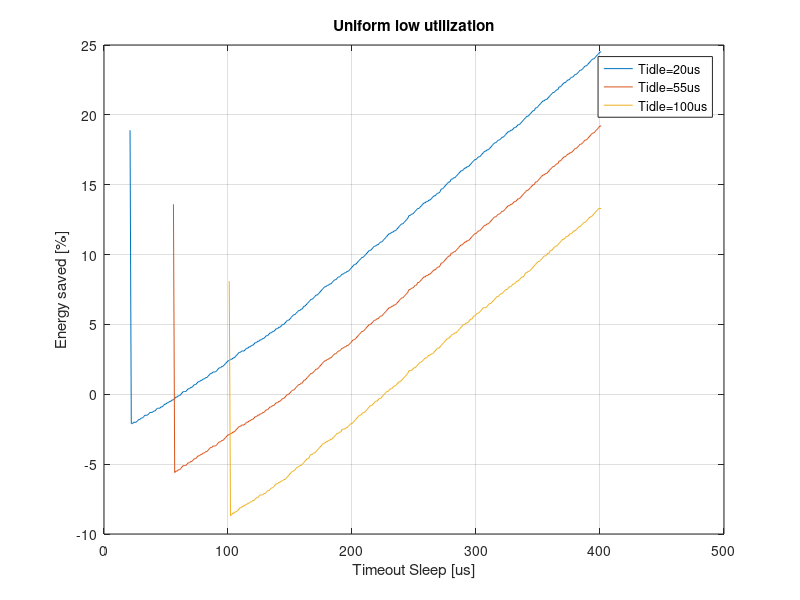
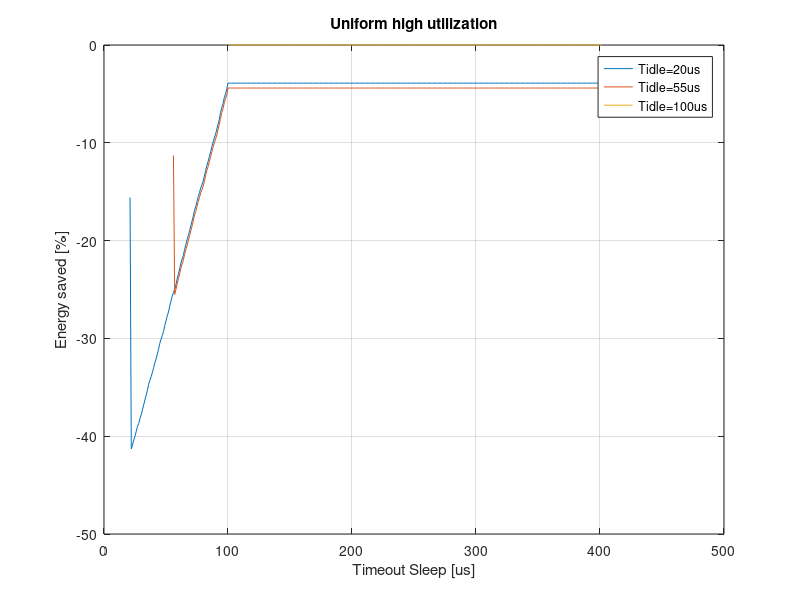
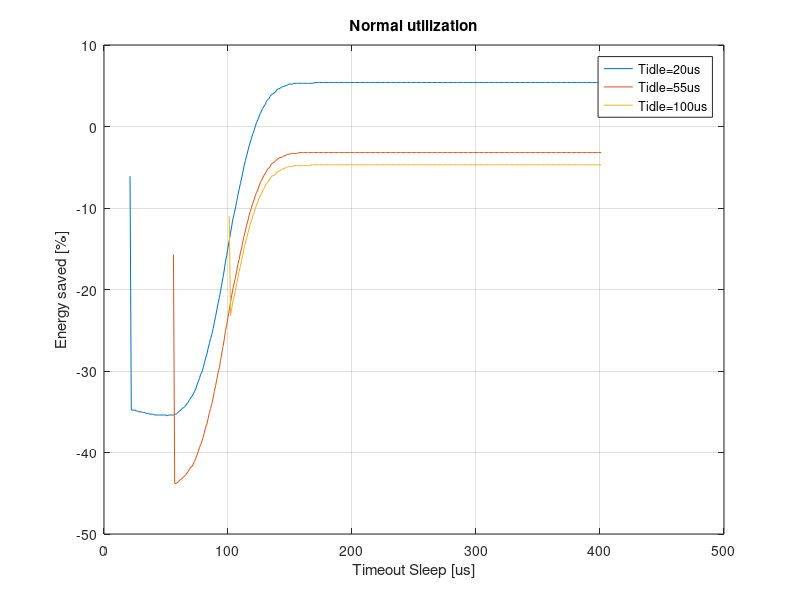
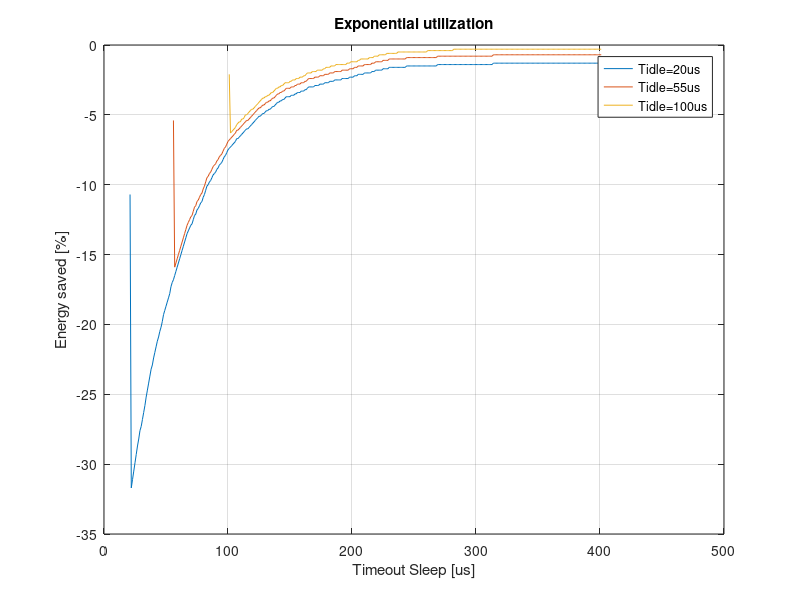

Recreate these plots in MATLAB, in order. (Note: this script raises an error after producing the figures.)
%
% Single off-state: Idle
%
% fileID = fopen("./wl_results/wl_uniform_high_result.txt", 'r');
% data = textscan(fileID, "%d %f");
% plot(data{1},data{2});
% grid on
% title("Uniform high utilization");
% xlabel("Timeout [us]");
% ylabel("Energy saved [%]");
% saveas(gcf, "wl_uniform_high_result.png");
% 
% fileID = fopen("./wl_results/wl_uniform_low_result.txt", 'r');
% data = textscan(fileID, "%d %f");
% plot(data{1},data{2});
% grid on
% title("Uniform low utilization");
% xlabel("Timeout [us]");
% ylabel("Energy saved [%]");
% saveas(gcf, "wl_uniform_low_result.png");
% 
% fileID = fopen("./wl_results/wl_normal_result.txt", 'r');
% data = textscan(fileID, "%d %f");
% plot(data{1},data{2});
% grid on
% title("Normal utilization");
% xlabel("Timeout [us]");
% ylabel("Energy saved [%]");
% saveas(gcf, "wl_normal_result.png");
% 
% fileID = fopen("./wl_results/wl_exponential_result.txt", 'r');
% data = textscan(fileID, "%d %f");
% plot(data{1},data{2});
% grid on
% title("Exponential utilization");
% xlabel("Timeout [us]");
% ylabel("Energy saved [%]");
% saveas(gcf, "wl_exponential_result.png");
% 
% fileID = fopen("./wl_results/wl_trimodal_result.txt", 'r');
% data = textscan(fileID, "%d %f");
% plot(data{1},data{2});
% grid on
% title("Trimodal utilization");
% xlabel("Timeout [us]");
% ylabel("Energy saved [%]");
% saveas(gcf, "wl_trimodal_result.png");

% fileID = fopen("./wl_results/custom_workload_2_result.txt", 'r');
% data = textscan(fileID, "%d %f");
% plot(data{1},data{2});
% grid on
% title("Custom workload 2 utilization");
% xlabel("Timeout [us]");
% ylabel("Energy saved [%]");
% saveas(gcf, "wl_custom_2_result.png");

% fileID = fopen("./wl_results/custom_workload_1_result.txt", 'r');
% data = textscan(fileID, "%d %f");
% plot(data{1},data{2});
% grid on
% title("Custom workload 1 utilization");
% xlabel("Timeout [us]");
% ylabel("Energy saved [%]");
% saveas(gcf, "wl_custom_1_result.png");
% 
% 

%
% Double off-state: idle and sleep
%

fileID = fopen("./wl_results/wl_uniform_low_result_double_20.txt", 'r');
data = textscan(fileID, "%d %f");
plot(data{1},data{2});
hold on
grid on
fileID = fopen("./wl_results/wl_uniform_low_result_double_55.txt", 'r');
data = textscan(fileID, "%d %f");
plot(data{1},data{2});
fileID = fopen("./wl_results/wl_uniform_low_result_double_100.txt", 'r');
data = textscan(fileID, "%d %f");
plot(data{1},data{2});

title("Uniform low utilization");
xlabel("Timeout Sleep [us]");
ylabel("Energy saved [%]");
legend("Tidle=20us", "Tidle=55us", "Tidle=100us");
hold off
saveas(gcf, "wl_uniform_low_result_double.png");

fileID = fopen("./wl_results/wl_uniform_high_result_double_20.txt", 'r');
data = textscan(fileID, "%d %f");
plot(data{1},data{2});
hold on
grid on
fileID = fopen("./wl_results/wl_uniform_high_result_double_55.txt", 'r');
data = textscan(fileID, "%d %f");
plot(data{1},data{2});
fileID = fopen("./wl_results/wl_uniform_high_result_double_100.txt", 'r');
data = textscan(fileID, "%d %f");
plot(data{1},data{2});

title("Uniform high utilization");
xlabel("Timeout Sleep [us]");
ylabel("Energy saved [%]");
legend("Tidle=20us", "Tidle=55us", "Tidle=100us");
hold off
saveas(gcf, "wl_uniform_high_result_double.png");

fileID = fopen("./wl_results/wl_normal_result_double_20.txt", 'r');
data = textscan(fileID, "%d %f");
plot(data{1},data{2});
hold on
grid on
fileID = fopen("./wl_results/wl_normal_result_double_55.txt", 'r');
data = textscan(fileID, "%d %f");
plot(data{1},data{2});
fileID = fopen("./wl_results/wl_normal_result_double_100.txt", 'r');
data = textscan(fileID, "%d %f");
plot(data{1},data{2});

title("Normal utilization");
xlabel("Timeout Sleep [us]");
ylabel("Energy saved [%]");
legend("Tidle=20us", "Tidle=55us", "Tidle=100us");
hold off
saveas(gcf, "wl_normal_result_double.png");

fileID = fopen("./wl_results/wl_exponential_result_double_20.txt", 'r');
data = textscan(fileID, "%d %f");
plot(data{1},data{2});
hold on
grid on
fileID = fopen("./wl_results/wl_exponential_result_double_55.txt", 'r');
data = textscan(fileID, "%d %f");
plot(data{1},data{2});
fileID = fopen("./wl_results/wl_exponential_result_double_100.txt", 'r');
data = textscan(fileID, "%d %f");
plot(data{1},data{2});

title("Exponential utilization");
xlabel("Timeout Sleep [us]");
ylabel("Energy saved [%]");
legend("Tidle=20us", "Tidle=55us", "Tidle=100us");
hold off
saveas(gcf, "wl_exponential_result_double.png");

fileID = fopen("./wl_results/wl_trimodal_result_double_20.txt", 'r');
data = textscan(fileID, "%d %f");
plot(data{1},data{2});
hold on
grid on
fileID = fopen("./wl_results/wl_trimodal_result_double_55.txt", 'r');
data = textscan(fileID, "%d %f");
plot(data{1},data{2});
fileID = fopen("./wl_results/wl_trimodal_result_double_100.txt", 'r');
data = textscan(fileID, "%d %f");
plot(data{1},data{2});

title("Trimodal utilization");
xlabel("Timeout Sleep [us]");
ylabel("Energy saved [%]");
legend("Tidle=20us", "Tidle=55us", "Tidle=100us");
hold off
saveas(gcf, "wl_trimodal_result_double.png");

fileID = fopen("./wl_results/custom_workload_1_result_double_20.txt", 'r');
data = textscan(fileID, "%d %f");
plot(data{1},data{2});
hold on
grid on
fileID = fopen("./wl_results/custom_workload_1_result_double_55.txt", 'r');
data = textscan(fileID, "%d %f");
plot(data{1},data{2});
fileID = fopen("./wl_results/custom_workload_1_result_double_100.txt", 'r');
data = textscan(fileID, "%d %f");
plot(data{1},data{2});

title("Custom workload 1");
xlabel("Timeout Sleep [us]");
ylabel("Energy saved [%]");
legend("Tidle=20us", "Tidle=55us", "Tidle=100us");
hold off
saveas(gcf, "custom_workload_1_result_double.png");

fileID = fopen("./wl_results/custom_workload_2_result_double_20.txt", 'r');
data = textscan(fileID, "%d %f");
plot(data{1},data{2});
hold on
grid on
fileID = fopen("./wl_results/custom_workload_2_result_double_55.txt", 'r');
data = textscan(fileID, "%d %f");
plot(data{1},data{2});
fileID = fopen("./wl_results/custom_workload_2_result_double_100.txt", 'r');
data = textscan(fileID, "%d %f");
plot(data{1},data{2});

title("Custom workload 2");
xlabel("Timeout Sleep [us]");
ylabel("Energy saved [%]");
legend("Tidle=20us", "Tidle=55us", "Tidle=100us");
hold off
saveas(gcf, "custom_workload_2_result_double.png");